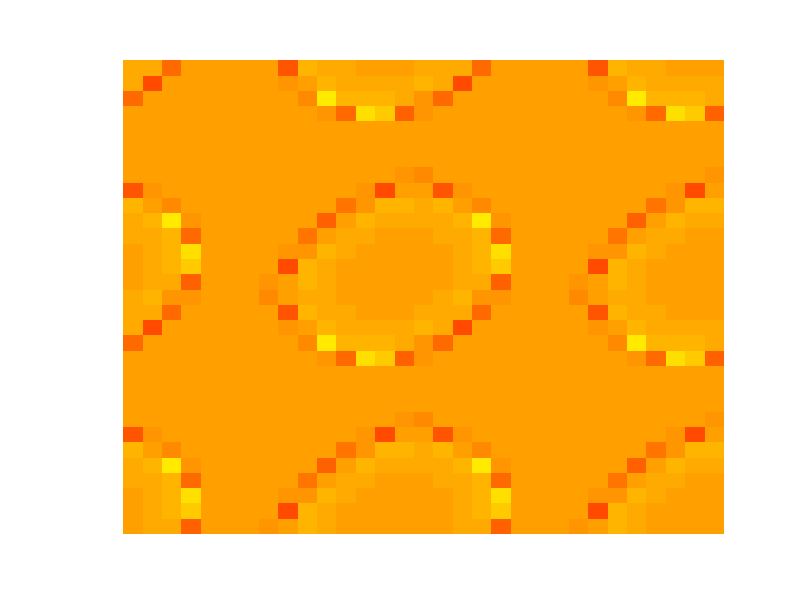

Source code (MATLAB):
% 2d Reaction Diffusion Solver
p.tf=100; p.ht=0.1;p.tt=0:p.ht:p.tf; %
p.xf=2*pi;p.hx=0.4;p.xx=0:p.hx:p.xf;
options=odeset('reltol',1e-8,'abstol',1e-8,'maxstep',1e-1);
p.nt=length(p.tt);p.nx=length(p.xx);
p.alpha=0;p.mu=0;p.beta=1.0;p.w=1.0*ones(p.nx);
p.D=-2*eye(p.nx)+diag(ones(p.nx-1,1),1)+diag(ones(p.nx-1,1),-1);
%Boundary Conditions
%p.D(1,1)=0.0;p.D(1,2)=0.0;p.D(p.nx,p.nx)=0.0;p.D(p.nx,p.nx-1)=0.0;%dirich
%p.D(1,2)=2.0;p.D(p.nx,p.nx-1)=2.0; %reflecting
p.D(1,p.nx)=1;p.D(p.nx,1)=1; %periodic
p.D=.001*p.D/p.hx^2; %diffusivity
u0=(sin((p.xx'*p.xx)/(2*pi))); v0=zeros(p.nx); %data on square
% Set graphics parameters.
fig = figure; set(fig,'color','w') %
p.side=p.nx; x = ((-p.side+1):(p.side))'/p.side;
L=ones(1*length(x)); h = surf(x,x,L); %
[a,e] = view; view(a,90);view(90,90); %
axis([-1 1 -1 1 -2 2]); caxis(26.9*[-1.5 1]);
colormap(hot); shading flat; axis off%
n=0; u=u0; v=v0;

while ishandle(fig)
	u=u+p.ht*(v);
	v=v+p.ht*(p.w-v-(p.beta*cos(p.mu*n*p.ht)).*sin(u)-p.alpha*v.*(v.^2-1)+p.D*u+u*p.D);
	n=n+1;
	if(mod(n,2)==0)
		uu=[cos(u) cos(u); cos(u) cos(u)]; vv=uu; %2x2 patches clarify beh at bndry
		set(h,'zdata',uu,'cdata',10*vv);
	drawnow;
	end;
	if(n>=p.nt)break;end;
end;

